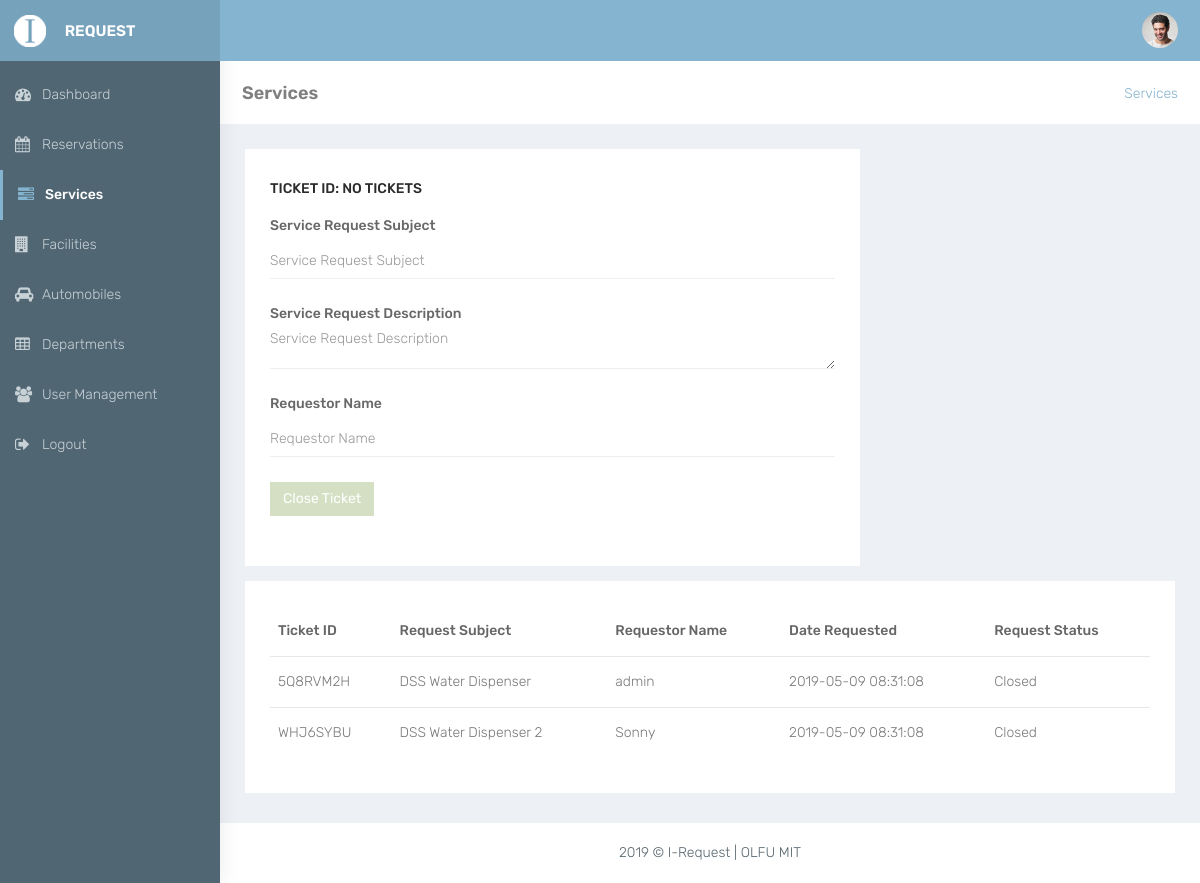
The page /services_admin.php (signed in) on the database its author committed.
### tables this page shows
CREATE TABLE `services_tb` (
  `services_id` int(10) NOT NULL,
  `users_id` int(10) NOT NULL,
  `request_subject` varchar(300) NOT NULL,
  `request_description` varchar(300) NOT NULL,
  `request_status` varchar(15) NOT NULL,
  `date_created` datetime NOT NULL DEFAULT CURRENT_TIMESTAMP,
  `ticket_id` varchar(15) NOT NULL
);

CREATE TABLE `users_tb` (
  `user_id` int(10) NOT NULL,
  `first_name` varchar(300) NOT NULL,
  `middle_name` varchar(300) NOT NULL,
  `last_name` varchar(300) NOT NULL,
  `name_extension` varchar(300) NOT NULL,
  `mobile_number` varchar(300) NOT NULL,
  `address` varchar(300) NOT NULL,
  `username` varchar(300) NOT NULL,
  `password` varchar(300) NOT NULL,
  `department_id` int(10) NOT NULL,
  `role_type` varchar(300) DEFAULT NULL,
  `user_status` varchar(300) NOT NULL
);

### controllers/database_functions.php (called while the page is built, shortened)
<?php
if(!function_exists('countResult')){
    function countResult($conn, $query){
        $query = mysqli_query($conn, $query);
        $result = mysqli_num_rows($query);
        return $result;
    }
}
?>

### controllers/users_functions.php (called while the page is built, shortened)
<?php
if(!function_exists('getUserDetailsById')){
    function getUserDetailsById($conn, $id){
        $users_details = array();
        if(countResult($conn, "SELECT * from admin_tb where admin_id = '$id'") == 1){
            $query = mysqli_query($conn, "SELECT * from admin_tb where admin_id = '$id'");
            while($row = mysqli_fetch_array($query)){
                array_push($users_details, $row['admin_username'], $row['admin_password'],$row['admin_id']);
            }
        }else{
            $query = mysqli_query($conn, "SELECT * from users_tb where user_id = '$id'");
            while($row = mysqli_fetch_array($query)){
                array_push($users_details, $row['first_name'], $row['middle_name'], $row['last_name'], $row['name_extension'], $row['mobile_number'], $row['address'], $row['username'], $row['password'], $row['department_id'], $row['role_type'], $row['user_status']);
            }
        }
        return $users_details;
    }
}
                    ?>

### controllers/services_functions.php (the view, shortened to what this page needs)
<?php
include "database_functions.php";
if(!function_exists('getServiceData')){
    function getServiceData($conn){
        $query = mysqli_query($conn, "SELECT * from services_tb ORDER BY date_created DESC ");
        if(mysqli_num_rows($query) > 0){
            while($row = mysqli_fetch_array($query)){
                ?>
                <tr>
                <td class="txt-oflo"><?php echo $row['ticket_id'] ?></td>
                   <td class="txt-oflo"><?php echo $row['request_subject'] ?></td>
                   <td class="txt-oflo"><?php echo getUserDetailsById($conn, $row['users_id'])[0] ?></td>
                   <td class="txt-oflo"><?php echo $row['date_created']?> </td>
                   <td class="txt-oflo"><?php echo $row['request_status']?> </td>
               </tr>
               <?php
            }
        }else{
            echo "No Ticket Found";
        }
    }
}
if(!function_exists('CheckCountService')){
    function CheckCountService($conn){
        $query = mysqli_query($conn, "SELECT * from services_tb where request_status = 'Open'");
        if(mysqli_num_rows($query) < 1){
            ?>
            <h3 class="box-title">TICKET ID: No Tickets</h3>
            <form class="form-horizontal form-material" method="post" action="services_admin_action.php">
                <div class="form-group">
                    <label class="col-md-12">Service Request Subject</label>
                    <div class="col-md-12">
                        <input type="text" placeholder = "Service Request Subject" class="form-control form-control-line" name="request_subject" readonly>
                    </div>
                </div>
                <div class="form-group">
                    <label class="col-md-12">Service Request Description</label>
                    <div class="col-md-12">
                        <textarea placeholder = "Service Request Description" class="form-control form-control-line" name="request_description" readonly></textarea>
                    </div>
                </div>
                <div class="form-group">
                    <label class="col-md-12">Requestor Name</label>
                    <div class="col-md-12">
                        <input type="text" placeholder = "Requestor Name" class="form-control form-control-line" name="requestor_name" readonly>
                    </div>
                </div>
                <div class="form-group">
                    <div class="col-sm-12">
                        <button class="btn btn-success" disabled>Close Ticket</button>
                    </div>
                </div>
            </form>
            <?php
        }
    }
}
?>

### resources/css/colors/blue-dark.css (style rules this page uses)
body { background:#516673 }

### rows shown on the page
services_tb: ticket "5Q8RVM2H", request_subject "DSS Water Dispenser", users_id "admin", date_created "2019-05-09 08:31:08", request_status "Closed"
services_tb: ticket "WHJ6SYBU", request_subject "DSS Water Dispenser 2", users.first_name "Sonny", date_created "2019-05-09 08:31:08", request_status "Closed"
